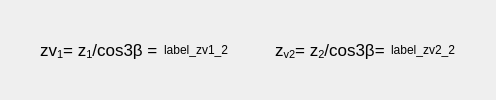
           <widget class="QFrame" name="frame_96">
            <property name="frameShape">
             <enum>QFrame::NoFrame</enum>
            </property>
            <property name="frameShadow">
             <enum>QFrame::Raised</enum>
            </property>
            <layout class="QGridLayout" name="gridLayout_177">
             <property name="margin">
              <number>0</number>
             </property>
             <item row="0" column="0">
              <widget class="QLabel" name="label_631">
               <property name="text">
                <string>&lt;!DOCTYPE HTML PUBLIC &quot;-//W3C//DTD HTML 4.0//EN&quot; &quot;http://www.w3.org/TR/REC-html40/strict.dtd&quot;&gt;
&lt;html&gt;&lt;head&gt;&lt;meta name=&quot;qrichtext&quot; content=&quot;1&quot; /&gt;&lt;style type=&quot;text/css&quot;&gt;
p, li { white-space: pre-wrap; }
&lt;/style&gt;&lt;/head&gt;&lt;body style=&quot; font-family:'Lucida Grande'; font-size:13pt; font-weight:400; font-style:normal;&quot;&gt;
&lt;p style=&quot; margin-top:0px; margin-bottom:0px; margin-left:0px; margin-right:0px; -qt-block-indent:0; text-indent:0px;&quot;&gt;zv&lt;span style=&quot; vertical-align:sub;&quot;&gt;1&lt;/span&gt;= z&lt;span style=&quot; vertical-align:sub;&quot;&gt;1&lt;/span&gt;/cos3β =&lt;/p&gt;&lt;/body&gt;&lt;/html&gt;</string>
               </property>
               <property name="indent">
                <number>40</number>
               </property>
              </widget>
             </item>
             <item row="0" column="5">
              <spacer name="horizontalSpacer_185">
               <property name="orientation">
                <enum>Qt::Horizontal</enum>
               </property>
               <property name="sizeHint" stdset="0">
                <size>
                 <width>40</width>
                 <height>20</height>
                </size>
               </property>
              </spacer>
             </item>
             <item row="0" column="1">
              <widget class="QLabel" name="label_zv1_3">
               <property name="text">
                <string>label_zv1_2</string>
               </property>
              </widget>
             </item>
             <item row="0" column="2">
              <spacer name="horizontalSpacer_186">
               <property name="orientation">
                <enum>Qt::Horizontal</enum>
               </property>
               <property name="sizeType">
                <enum>QSizePolicy::Minimum</enum>
               </property>
               <property name="sizeHint" stdset="0">
                <size>
                 <width>40</width>
                 <height>20</height>
                </size>
               </property>
              </spacer>
             </item>
             <item row="0" column="3">
              <widget class="QLabel" name="label_632">
               <property name="text">
                <string>&lt;!DOCTYPE HTML PUBLIC &quot;-//W3C//DTD HTML 4.0//EN&quot; &quot;http://www.w3.org/TR/REC-html40/strict.dtd&quot;&gt;
&lt;html&gt;&lt;head&gt;&lt;meta name=&quot;qrichtext&quot; content=&quot;1&quot; /&gt;&lt;style type=&quot;text/css&quot;&gt;
p, li { white-space: pre-wrap; }
&lt;/style&gt;&lt;/head&gt;&lt;body style=&quot; font-family:'Lucida Grande'; font-size:13pt; font-weight:400; font-style:normal;&quot;&gt;
&lt;p style=&quot; margin-top:0px; margin-bottom:0px; margin-left:0px; margin-right:0px; -qt-block-indent:0; text-indent:0px;&quot;&gt;z&lt;span style=&quot; vertical-align:sub;&quot;&gt;v2&lt;/span&gt;= z&lt;span style=&quot; vertical-align:sub;&quot;&gt;2&lt;/span&gt;/cos3β=&lt;/p&gt;&lt;/body&gt;&lt;/html&gt;</string>
               </property>
              </widget>
             </item>
             <item row="0" column="4">
              <widget class="QLabel" name="label_zv2_3">
               <property name="text">
                <string>label_zv2_2</string>
               </property>
              </widget>
             </item>
            </layout>
           </widget>
